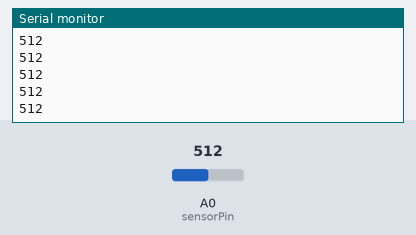
Bench run of a sketch on a simulated Arduino Uno, built with avr-gcc and run on an emulated ATmega328P. Shown: the last lines printed to the serial monitor. The test bench sets the inputs (shaded band); at power-on: A0 (sensorPin) = 512.

Above: at 1.2 s.
1.3 s: A0 (sensorPin) set to 716
At 1.8 s:
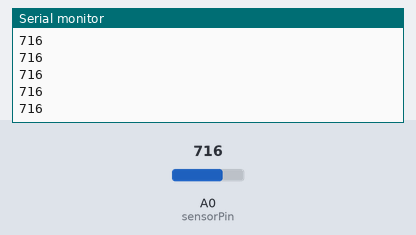
2.8 s: A0 (sensorPin) set to 900
At 3.3 s:
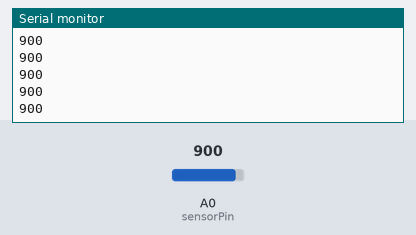
Timing chart, 0 to 5.8 s (numbered marks = the images above; inputs shaded):
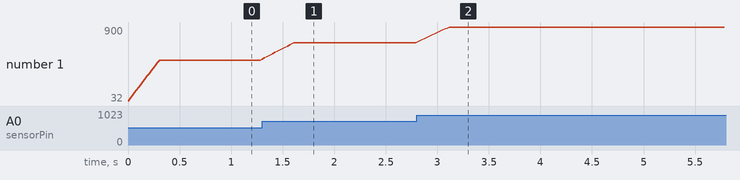

The sketch:

0423-2.ino
```cpp
const int sensorPin = A0;
const int numSamples = 16; // 平滑取樣數，讓數值穩定
int samples[numSamples];
int sampleIndex = 0;

void setup() {
  Serial.begin(9600);
  for (int i = 0; i < numSamples; i++) samples[i] = 0;
}

void loop() {
  // 取樣平滑
  samples[sampleIndex] = analogRead(sensorPin);
  sampleIndex = (sampleIndex + 1) % numSamples;
  long sum = 0;
  for (int i = 0; i < numSamples; i++) sum += samples[i];
  int avgValue = sum / numSamples; // 0~1023

  // 輸出平滑且細膩的數值
  Serial.println(avgValue);

  delay(20); // 更新速度快一點，動畫更即時
}
```

Measured:
- after the input at 1.3 s, the serial monitor: prints a new line at once (image 1)
- after the input at 2.8 s, the serial monitor: prints a new line at once (image 2)
- plotted number 1: 512 → 716 after the input at 1.3 s, 716 → 900 after the input at 2.8 s
